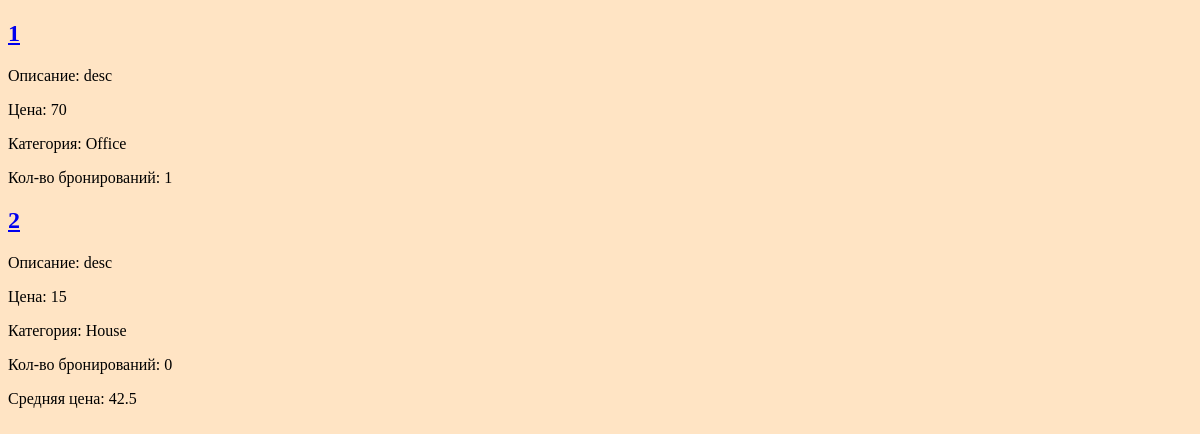
The page /rooms/ (signed in) on the database as committed earlier.
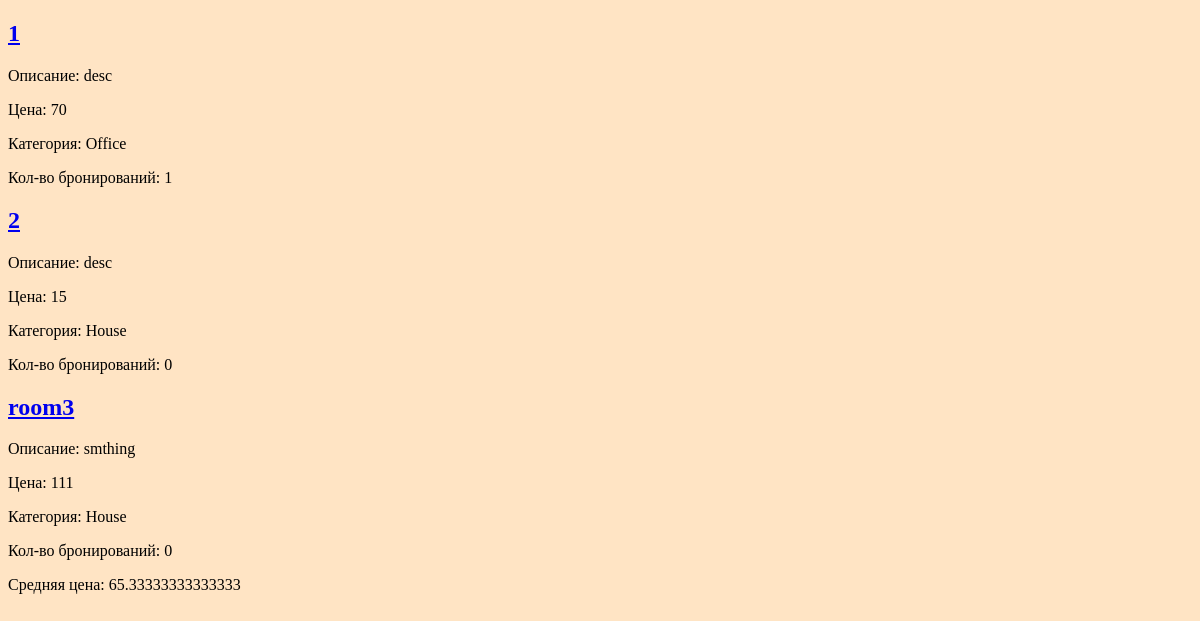
The same page on the database as committed later.
### booking_service/models.py (models this page shows, shortened)
class Room(models.Model):
    name = models.CharField(max_length=100)
    description = models.TextField()
    price = models.IntegerField()
    category_id = models.ForeignKey(Category, on_delete=models.CASCADE)
    image = models.ImageField(upload_to="room_images/", blank=True, null=True)
    objects = RoomManager()

class Category(models.Model):
    name = models.CharField(max_length=100)

### booking_service/views.py (the view)
# urls.py: path("rooms/", RoomListView.as_view(), name="room_list"),
class RoomListView(LoginRequiredMixin, ListView):
    model = Room
    context_object_name = "rooms"
    def get_queryset(self):
        return self.model.objects.annotate(booking_count=Count("booking"))
    def get_context_data(self, **kwargs):
        context = super().get_context_data(**kwargs)
        context["avg_price"] = self.model.objects.aggregate(Avg("price"))["price__avg"]
        return context

### booking_service/templates/booking_service/room_list.html (shortened to what this page needs)
{% extends "base.html" %}
{% block content %}
<div>
    {% for room in rooms %}
    <div>
        <h2><a href="{% url 'room_detail' room.id %}">{{ room.name }}</a></h2>
        <p>Описание: {{ room.description }}</p>
        <p>Цена: {{ room.price }}</p>
        <p>Категория: {{ room.category_id.name }}</p>
        <p>Кол-во бронирований: {{ room.booking_count }}</p>
    </div>
    {% endfor %}
    <p>Средняя цена: {{ avg_price }}</p>
</div>
{% endblock %}

### booking_service/templates/base.html (shortened to what this page needs)
{% load static %}
<!DOCTYPE html>
<html lang="en">
<head>
    <link rel="stylesheet" type="text/css" href="{% static 'styles.css' %}">
</head>
<body>
    {% block content %}{% endblock %}
</body>
</html>

### static/styles.css (style rules this page uses)
body { background-color: bisque; }

Rows that differ between the two databases and show on the page:
added Room: name "room3", description "smthing", price "111", category_id.name "House", booking_count "0"
Other text that changed with them:
{{ avg_price }}: "42.5" → "65.33333333333333"
